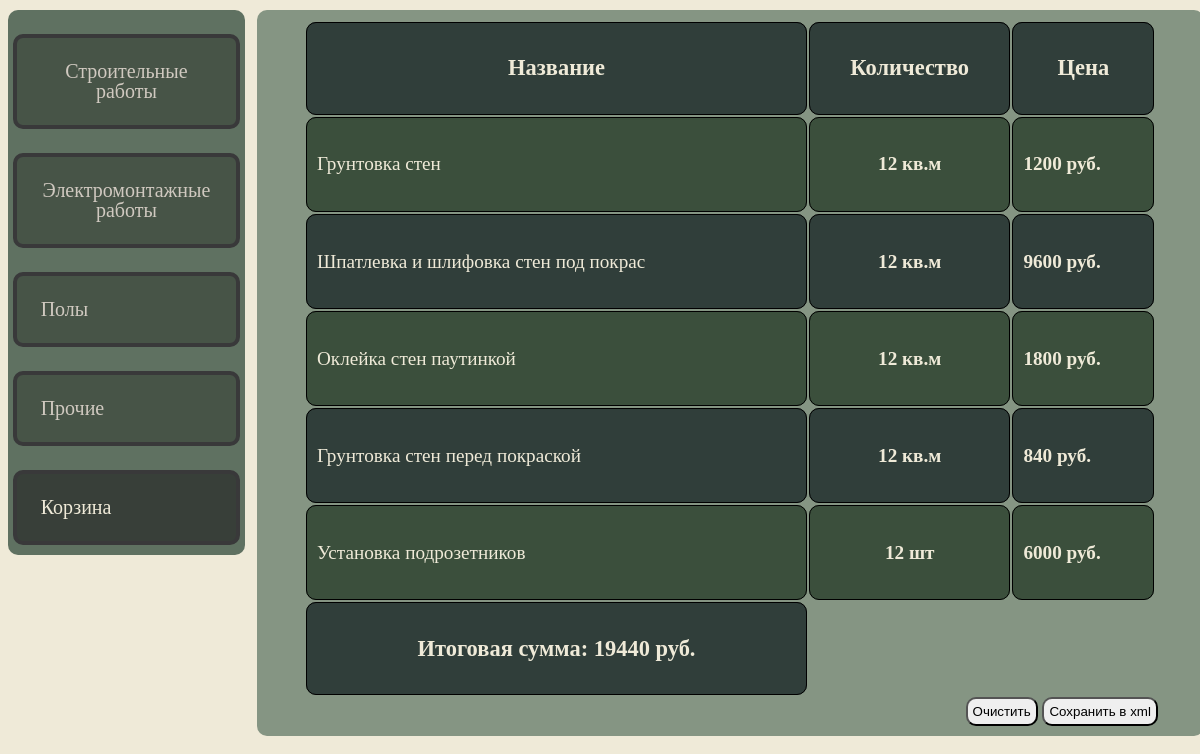
Page /cart/ on the committed database.
### firstapp/models.py (models this page shows)
class Person(models.Model):
    name = models.CharField(max_length=30)
    type = models.CharField(max_length=10)
    str = models.IntegerField()
    value = models.IntegerField()
    ratio = models.IntegerField()

### firstapp/views.py (the view, shortened to what this page needs)
# urls.py: path('cart/', views.cart, name='cart'),
def cart(request):
    reslist, itogprice = GetQwerySetTOCart([1,2,3,4])
    print(itogprice)
    scrform = SecretForm()
    data = {
        'stritems': reslist,
        'sform': scrform,
        'itogprice': itogprice
    }
    return render(request, 'cart.html', context=data)

### firstapp/forms.py
class SecretForm(forms.Form):
    mas = forms.CharField()

### firstapp/views.py (called while the page is built)
def GetQwerySetTOCart(str1):
    stritems = Person.objects.values()
    liststritems = []
    itogprice = 0
    for elem in stritems:
        str = elem['str']
        if str in str1 and elem['value'] != 0:
            resprice = elem['ratio']*elem['value']
            itogprice += resprice
            liststritems.append([elem['name'], elem['value'], elem['type'], resprice])
    return liststritems, itogprice

### templates/cart.html (shortened to what this page needs)
<!DOCTYPE html>
{% load static %}
<html>
<head>
    <link rel="stylesheet" href='{% static "css/css.css" %}'>
</head>
<body>
    <header>
        <a href="/">Строительные работы</a>
        <a href="/electr/">Электромонтажные работы</a>
        <a href="/pol/">Полы</a>
        <a href="/others/">Прочие</a>
        <a href="/cart/" class="activeheader">Корзина</a>
    </header>
    <div class="catalog">
        <table class="ctgtable">
            <tr>
                <td style="text-align: center"><h3>Название</h3></td>
                <td style="text-align: center"><h3>Количество</h3></td>
                <td style="text-align: center"><h3>Цена</h3></td>
            </tr>
            {% for elem in stritems %}
                <tr calss = "ctgtr">
                    <td class="itemstr">{{ elem.0 }}</td>
                    <td class="inputtd">
                        <h4 style="text-align: center">{{ elem.1 }} {{ elem.2 }}</h4>
                    </td>
                    <td>
                        <h4>{{ elem.3 }} руб.</h4>
                    </td>
                </tr>
            {% endfor %}
            <tr style="text-align: center">
                <td>
                    <h3>Итоговая сумма: {{ itogprice }} руб.</h3>
                </td>
            </tr>
        </table>
        <div class="sformdiv">
            <form method="POST">
                <input type="submit" class="sbutton" name="resetcartvals" value="Очистить" onclick="resetCartVals()">
                <input type="submit" class="sbutton" name="xmlsave" value="Сохранить в xml" onclick="resetCartVals()">
            </form>
        </div>
    </div>
</body>
</html>

### static/css/css.css (style rules this page uses)
body { background-color: #EFEAD8; }
@media (min-width: 1010px) { header { width: 20%; height: 50%; padding-bottom: 5px; background-color: #5F7161; text-align: center; position: relative; top: 0; overflow: hidden; border-radius: 10px; float: left; } }
@media (min-width: 1010px) { header a { color: #D0C9C0; display: grid; font-size: 20px; display: inline-block; padding: 10%; line-height: 1; text-decoration: none; border: 4px solid #39393A; border-radius: 10px; display: flex; margin: 5px; margin-top: 10%; background-color: #475447; } }
@media (min-width: 1010px) { .catalog { width: 80%; font-size: larger; background-color: #859583; border-radius: 10px; margin-top: 10px; padding-top: 10px; margin-left: 21%; padding-bottom: 10px; color: #EFEAD8; } }
.activeheader { color: #EFEAD8; border: 4px solid #39393A; border-radius: 10px; background-color: #383f39; }
.inputtd { text-align: center; }
.ctgtable { width: 90%; margin-left: auto; margin-right: auto; }
.ctgtable td { margin-top: 0px; padding: 10px; border: 1px solid black; border-radius: 10px; }
.sbutton { border-radius: 10px; padding: 5px; }
.sformdiv { margin-left: 70%; text-align: center; }

### rows in the picture
Person: name "Грунтовка стен", type "кв.м"
Person: name "Шпатлевка и шлифовка стен под покрас", type "кв.м"
Person: name "Оклейка стен паутинкой", type "кв.м"
Person: name "Грунтовка стен перед покраской", type "кв.м"
Person: name "Установка подрозетников", type "шт"

### other values in the picture
{{ elem.1 }} "12" "12" "12" "12" "12"
{{ elem.3 }} "1200" "9600" "1800" "840" "6000"
{{ itogprice }} "19440"
